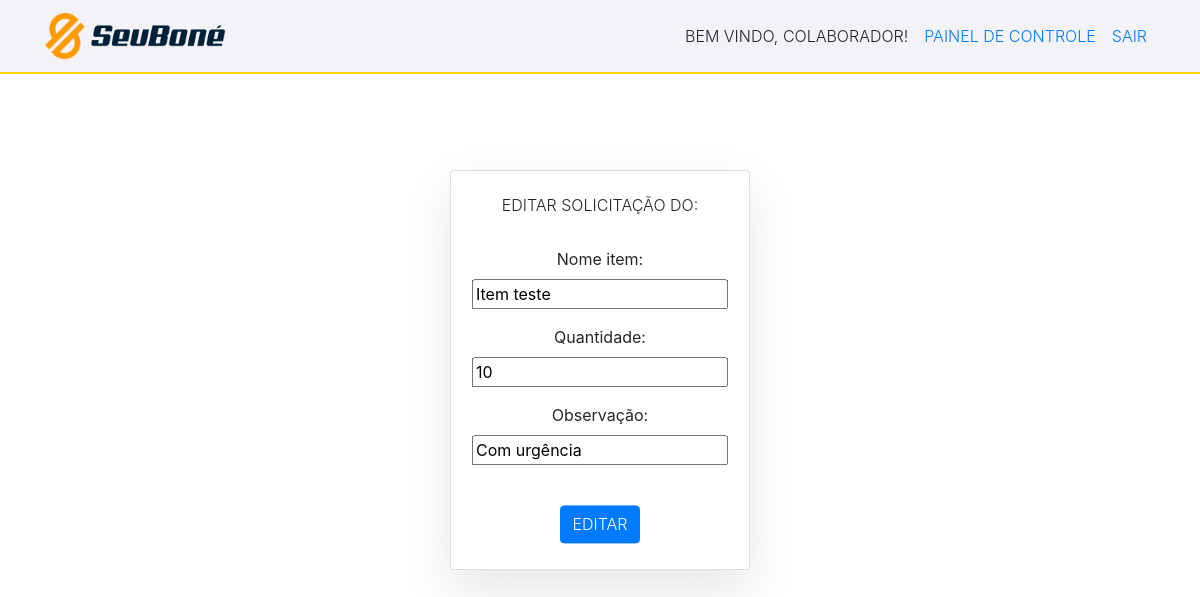
The page /edit/70 (signed in) on the database as committed earlier.
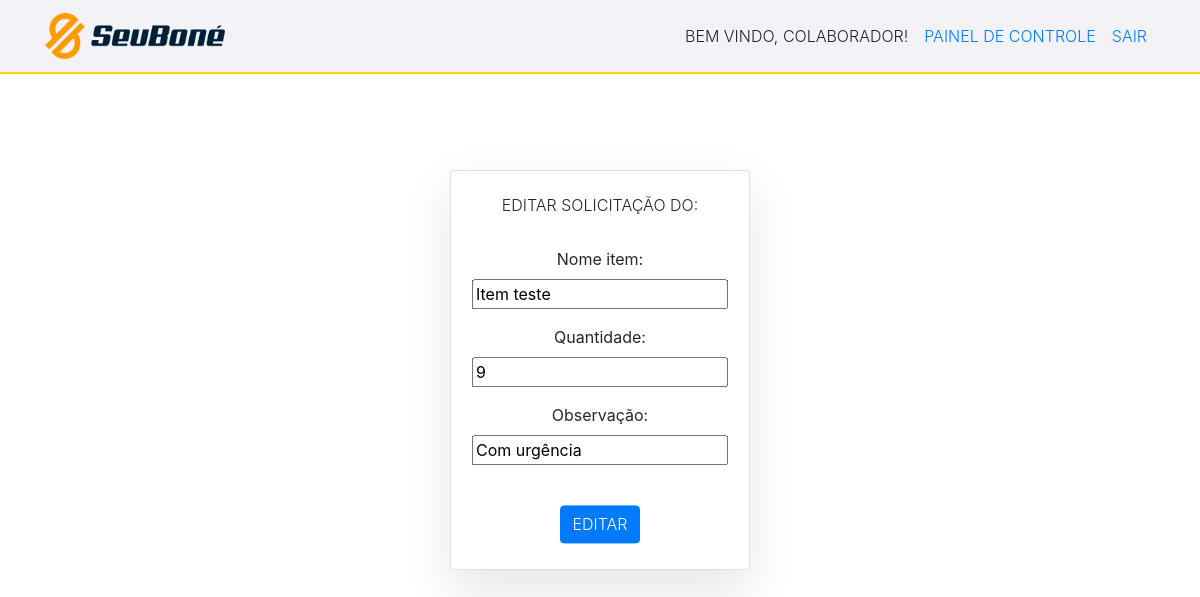
The same page on the database as committed later.
### tasks/models.py (models this page shows, shortened)
class Task(models.Model):
    STATUS = (
        ('solicitado', 'Solicitado'),
        ('Comprado', 'Comprado'),
        ('Aguardando Orçamento', 'Aguardando Orçamento'),
        ('Recebido', 'Recebido'),
    )
    nome_item = models.CharField(max_length=255)
    quantidade = models.IntegerField(blank=True, null=True)
    observação = models.CharField(max_length=255, null=True)
    orçamento01 = models.FileField(upload_to='', blank=True, null=True) #onde o upload irá ficar tem que ser definido no Media_Root (settigns.py do projeto todo) (quando o site tiver no servidor deve se especificar uma outra pasta)
    orçamento02 = models.FileField(upload_to='', blank=True, null=True)
    orçamento03 = models.FileField(upload_to='', blank=True, null=True)
    status = models.CharField(
        max_length=22, #aqui precisa ficar o nmr máximo de caracteres que o status terá (ou seja colocamos o nmr máximo da maior palavra)
        choices=STATUS,
    )
    user = models.ForeignKey(get_user_model(), on_delete=models.CASCADE) #aqui será armazenado o id do usuário então iremos filtrar as solicitações de cada usuário para que cada usuário veja somente as suas.
    created_at = models.DateTimeField(auto_now_add=True)
    updated_at =models.DateTimeField(auto_now=True)

### tasks/views.py (the view)
# urls.py: path('edit/<int:id>', views.editTask, name="edit-task"),
@login_required
def editTask(request, id):
    task = get_object_or_404(Task, pk=id)
    form = TaskForm(instance=task)
    if(request.method == 'POST'):
        form = TaskForm(request.POST, instance=task)
        if(form.is_valid()):
            task.save()
            messages.info(request, 'Item editado com sucesso!')
            return redirect('/')
        else:
            return render(request, 'tasks/edittask.html', {'form': form, 'task': task})
    else:
        return render(request, 'tasks/edittask.html', {'form': form, 'task': task})

### tasks/forms.py
class TaskForm(forms.ModelForm):
    class Meta:
        model = Task
        fields = ('nome_item', 'quantidade', 'observação')  #campos que queremos que apareça no front end

### tasks/templates/tasks/edittask.html (shortened to what this page needs)
{% extends 'base2.html' %}
{% block content %}
             <br>
             <br>
             <br>
             <br>
             <div class="card ajuste">
               <div class="box">
                   <h6 class="text-uppercase font-weight-light text-monospace">Editar solicitação do: {{task.nomeItem}}</h6>
                   <br>
                   <form method="POST" enctype="multipart/form-data">
                      {{ form.as_p }}
                      <br>
                      <input type="submit" class="btn btn-primary botao text-uppercase font-weight-light text-monospace" value="Editar">
                   </form>
               </div>
           </div>
{% endblock %}

### tasks/templates/base2.html (shortened to what this page needs)
{% load static %}
<!DOCTYPE html>
<html lang="en">
<head>
	<link rel="stylesheet" href="https://maxcdn.bootstrapcdn.com/bootstrap/4.0.0/css/bootstrap.min.css">
    <link rel="stylesheet" href="{% static 'css/styles.css' %}">
</head>
<body>
    <nav class="navbar navbar-expand-lg" id="menu">
        <div class="container">
                <a class="navbar-brand" href="">
                    <img src="../static/img/sb2.png" href="/" width="180"  alt="Logo">
                </a>
                <div class="add">
                    <div class="collapse navbar-collapse menu" id="navbarTogglerDemo03">
                        <ul class="navbar-nav mr-auto mt-2 mt-lg-0 ">
                            {% if user.is_authenticated %}
                            <li class="nav-item active">
                                <a class="nav-link text-uppercase font-weight-light text-monospace">Bem vindo, colaborador!</span></a>
                            </li>
                            <li class="nav-item">
                                <a class="nav-link text-uppercase font-weight-light text-monospace" href="http://127.0.0.1:8000/admin/">Painel de controle</a>
                            </li>
                            {% if user.is_authenticated %}
                              <li class="nav-item">
                                  <a class="nav-link text-uppercase font-weight-light text-monospace" href="/accounts/logout">Sair</a>
                              </li>
                            {% endif %}
                            {% else %}
                            <li class="nav-item">
                                <a class="nav-link text-uppercase font-weight-light text-monospace" href="/accounts/login">Entrar</a>
                            </li>
                            {% endif %}
                        </ul>
                    </div>
                </div>
        </div>
    </nav>
    {% block content %}
    {% endblock %}
    <link href="https://maxcdn.bootstrapcdn.com/bootstrap/4.0.0/css/bootstrap.min.css" rel="stylesheet"/>
</body>
</html>

### tasks/templates/base2.html (style rules this page uses)
.navbar { border-bottom: 1px solid #333; margin-bottom: 20px; }
.navbar-nav { margin: auto; }
.navbar-brand { font-weight: bold; }
#menu { background-color: #f3f3f7; border-bottom: 2px solid #FFD700; }

### tasks/templates/tasks/edittask.html (style rules this page uses)
div.ajuste { margin-top: 15%; text-align: center; }
body { margin:0; padding:0; font-family:sans-serif; background:#fbfbfb; }
.card { position:absolute; top:50%; left:50%; transform:translate(-50%,-50%); width:300px; min-height:400px; background:#fff; box-shadow:0 20px 50px rgba(0,0,0,.1); border-radius:10px; transition:0.5s; }
.card .box { position:absolute; top:50%; left:0; transform:translateY(-50%); text-align:center; padding:20px; box-sizing:border-box; width:100%; }
.card .box p { color:#262626; }

Rows that differ between the two databases and show on the page:
changed Task "Item teste": quantidade "10" → "9"
